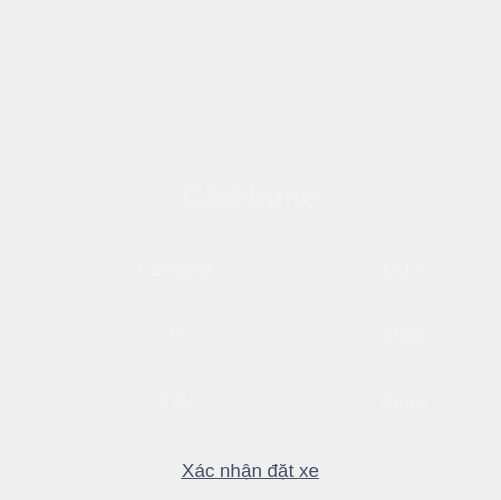
<?xml version="1.0" encoding="UTF-8"?>
<ui version="4.0">
 <class>ReserveCar</class>
 <widget class="QDialog" name="ReserveCar">
  <property name="geometry">
   <rect>
    <x>0</x>
    <y>0</y>
    <width>501</width>
    <height>500</height>
   </rect>
  </property>
  <property name="sizePolicy">
   <sizepolicy hsizetype="Fixed" vsizetype="Fixed">
    <horstretch>0</horstretch>
    <verstretch>0</verstretch>
   </sizepolicy>
  </property>
  <property name="minimumSize">
   <size>
    <width>500</width>
    <height>500</height>
   </size>
  </property>
  <property name="maximumSize">
   <size>
    <width>600</width>
    <height>500</height>
   </size>
  </property>
  <property name="windowTitle">
   <string>Dialog</string>
  </property>
  <property name="styleSheet">
   <string notr="true">background: none;</string>
  </property>
  <widget class="QWidget" name="CarData" native="true">
   <property name="geometry">
    <rect>
     <x>40</x>
     <y>240</y>
     <width>190</width>
     <height>190</height>
    </rect>
   </property>
   <property name="styleSheet">
    <string notr="true">QLabel {
color: rgb(241, 242, 241);
}</string>
   </property>
   <widget class="QLabel" name="Model">
    <property name="geometry">
     <rect>
      <x>80</x>
      <y>15</y>
      <width>111</width>
      <height>30</height>
     </rect>
    </property>
    <property name="sizePolicy">
     <sizepolicy hsizetype="Expanding" vsizetype="Fixed">
      <horstretch>0</horstretch>
      <verstretch>0</verstretch>
     </sizepolicy>
    </property>
    <property name="minimumSize">
     <size>
      <width>0</width>
      <height>30</height>
     </size>
    </property>
    <property name="font">
     <font>
      <pointsize>13</pointsize>
     </font>
    </property>
    <property name="styleSheet">
     <string notr="true"/>
    </property>
    <property name="text">
     <string>CarModel</string>
    </property>
    <property name="alignment">
     <set>Qt::AlignCenter</set>
    </property>
   </widget>
   <widget class="QLabel" name="Seats">
    <property name="geometry">
     <rect>
      <x>80</x>
      <y>75</y>
      <width>111</width>
      <height>30</height>
     </rect>
    </property>
    <property name="minimumSize">
     <size>
      <width>0</width>
      <height>30</height>
     </size>
    </property>
    <property name="font">
     <font>
      <pointsize>13</pointsize>
     </font>
    </property>
    <property name="text">
     <string>5</string>
    </property>
    <property name="alignment">
     <set>Qt::AlignCenter</set>
    </property>
   </widget>
   <widget class="QLabel" name="Engine">
    <property name="geometry">
     <rect>
      <x>80</x>
      <y>145</y>
      <width>111</width>
      <height>31</height>
     </rect>
    </property>
    <property name="minimumSize">
     <size>
      <width>0</width>
      <height>30</height>
     </size>
    </property>
    <property name="font">
     <font>
      <pointsize>13</pointsize>
     </font>
    </property>
    <property name="text">
     <string>5.0L</string>
    </property>
    <property name="alignment">
     <set>Qt::AlignCenter</set>
    </property>
   </widget>
   <widget class="QLabel" name="ModelImg">
    <property name="geometry">
     <rect>
      <x>10</x>
      <y>10</y>
      <width>45</width>
      <height>45</height>
     </rect>
    </property>
    <property name="text">
     <string/>
    </property>
    <property name="pixmap">
     <pixmap resource="res.qrc">:/images/images/model-white.png</pixmap>
    </property>
    <property name="scaledContents">
     <bool>true</bool>
    </property>
   </widget>
   <widget class="QLabel" name="SeatsImg">
    <property name="geometry">
     <rect>
      <x>10</x>
      <y>70</y>
      <width>45</width>
      <height>45</height>
     </rect>
    </property>
    <property name="text">
     <string/>
    </property>
    <property name="pixmap">
     <pixmap resource="res.qrc">:/images/images/seat-white.png</pixmap>
    </property>
    <property name="scaledContents">
     <bool>true</bool>
    </property>
   </widget>
   <widget class="QLabel" name="EngineImg">
    <property name="geometry">
     <rect>
      <x>10</x>
      <y>140</y>
      <width>45</width>
      <height>45</height>
     </rect>
    </property>
    <property name="text">
     <string/>
    </property>
    <property name="pixmap">
     <pixmap resource="res.qrc">:/images/images/engine-white.png</pixmap>
    </property>
    <property name="scaledContents">
     <bool>true</bool>
    </property>
   </widget>
  </widget>
  <widget class="QLabel" name="Name">
   <property name="geometry">
    <rect>
     <x>0</x>
     <y>170</y>
     <width>501</width>
     <height>51</height>
    </rect>
   </property>
   <property name="font">
    <font>
     <pointsize>24</pointsize>
    </font>
   </property>
   <property name="layoutDirection">
    <enum>Qt::LeftToRight</enum>
   </property>
   <property name="styleSheet">
    <string notr="true">QLabel {
color: rgb(241, 242, 241);
}</string>
   </property>
   <property name="text">
    <string>CarName</string>
   </property>
   <property name="alignment">
    <set>Qt::AlignCenter</set>
   </property>
  </widget>
  <widget class="QLabel" name="header">
   <property name="geometry">
    <rect>
     <x>0</x>
     <y>0</y>
     <width>501</width>
     <height>161</height>
    </rect>
   </property>
   <property name="text">
    <string/>
   </property>
   <property name="pixmap">
    <pixmap resource="res.qrc">:/images/images/road2.png</pixmap>
   </property>
   <property name="scaledContents">
    <bool>true</bool>
   </property>
  </widget>
  <widget class="ClickableLabel" name="confirmBtn">
   <property name="geometry">
    <rect>
     <x>140</x>
     <y>450</y>
     <width>221</width>
     <height>41</height>
    </rect>
   </property>
   <property name="font">
    <font>
     <pointsize>14</pointsize>
     <underline>true</underline>
    </font>
   </property>
   <property name="cursor">
    <cursorShape>PointingHandCursor</cursorShape>
   </property>
   <property name="styleSheet">
    <string notr="true">QLabel {
color: rgb(69,78,103);
text-decoration: underline;

}


QLabel::hover {
color: rgb(241, 242, 241);
}</string>
   </property>
   <property name="text">
    <string>Xác nhận đặt xe</string>
   </property>
   <property name="alignment">
    <set>Qt::AlignCenter</set>
   </property>
  </widget>
  <widget class="QWidget" name="CarData_2" native="true">
   <property name="geometry">
    <rect>
     <x>259</x>
     <y>240</y>
     <width>241</width>
     <height>190</height>
    </rect>
   </property>
   <property name="styleSheet">
    <string notr="true">QLabel {
color: rgb(241, 242, 241);
}</string>
   </property>
   <widget class="QLabel" name="Color">
    <property name="geometry">
     <rect>
      <x>80</x>
      <y>15</y>
      <width>130</width>
      <height>30</height>
     </rect>
    </property>
    <property name="sizePolicy">
     <sizepolicy hsizetype="Expanding" vsizetype="Fixed">
      <horstretch>0</horstretch>
      <verstretch>0</verstretch>
     </sizepolicy>
    </property>
    <property name="minimumSize">
     <size>
      <width>0</width>
      <height>30</height>
     </size>
    </property>
    <property name="font">
     <font>
      <pointsize>13</pointsize>
     </font>
    </property>
    <property name="styleSheet">
     <string notr="true"/>
    </property>
    <property name="text">
     <string>Color</string>
    </property>
    <property name="alignment">
     <set>Qt::AlignCenter</set>
    </property>
   </widget>
   <widget class="QLabel" name="Price">
    <property name="geometry">
     <rect>
      <x>80</x>
      <y>80</y>
      <width>130</width>
      <height>30</height>
     </rect>
    </property>
    <property name="minimumSize">
     <size>
      <width>0</width>
      <height>30</height>
     </size>
    </property>
    <property name="font">
     <font>
      <pointsize>13</pointsize>
     </font>
    </property>
    <property name="text">
     <string>100$</string>
    </property>
    <property name="alignment">
     <set>Qt::AlignCenter</set>
    </property>
   </widget>
   <widget class="QLabel" name="Owner">
    <property name="geometry">
     <rect>
      <x>45</x>
      <y>145</y>
      <width>201</width>
      <height>31</height>
     </rect>
    </property>
    <property name="minimumSize">
     <size>
      <width>0</width>
      <height>30</height>
     </size>
    </property>
    <property name="font">
     <font>
      <pointsize>13</pointsize>
     </font>
    </property>
    <property name="text">
     <string>Owner</string>
    </property>
    <property name="alignment">
     <set>Qt::AlignCenter</set>
    </property>
   </widget>
   <widget class="QLabel" name="ColorImg">
    <property name="geometry">
     <rect>
      <x>10</x>
      <y>10</y>
      <width>45</width>
      <height>45</height>
     </rect>
    </property>
    <property name="text">
     <string/>
    </property>
    <property name="pixmap">
     <pixmap resource="res.qrc">:/images/images/color-white.png</pixmap>
    </property>
    <property name="scaledContents">
     <bool>true</bool>
    </property>
   </widget>
   <widget class="QLabel" name="PriceImg">
    <property name="geometry">
     <rect>
      <x>10</x>
      <y>75</y>
      <width>45</width>
      <height>45</height>
     </rect>
    </property>
    <property name="text">
     <string/>
    </property>
    <property name="pixmap">
     <pixmap resource="res.qrc">:/images/images/price-white.png</pixmap>
    </property>
    <property name="scaledContents">
     <bool>true</bool>
    </property>
   </widget>
   <widget class="QLabel" name="OwnerImg">
    <property name="geometry">
     <rect>
      <x>10</x>
      <y>140</y>
      <width>45</width>
      <height>45</height>
     </rect>
    </property>
    <property name="text">
     <string/>
    </property>
    <property name="pixmap">
     <pixmap resource="res.qrc">:/images/images/owner-white.png</pixmap>
    </property>
    <property name="scaledContents">
     <bool>true</bool>
    </property>
   </widget>
  </widget>
 </widget>
 <customwidgets>
  <customwidget>
   <class>ClickableLabel</class>
   <extends>QLabel</extends>
   <header>ClickableLabel.h</header>
  </customwidget>
 </customwidgets>
 <resources>
  <include location="res.qrc"/>
 </resources>
 <connections/>
</ui>
